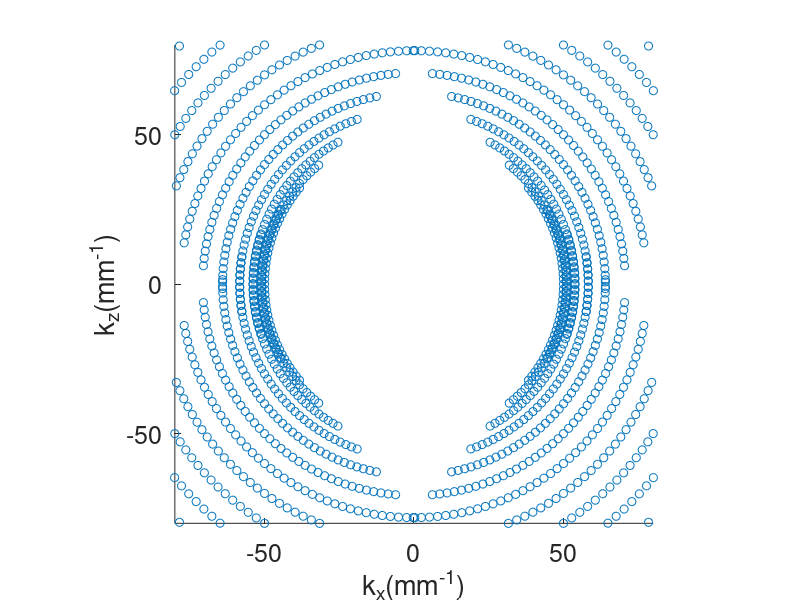

The MATLAB source for this figure:
% plot the fourier plane scanned using OS angle/ks in polar coordinates:
clearvars;

theta = -20:20;
Nbx   = [5];
L     = 100e-3;
Lobj  = 100e-3 ;
N = 2^10;

% frequency decimate unit
df0t = (1/Lobj) ;
ft = (-N/2:(N/2-1))*df0t;
df0s = (1/L) ;
fs = Nbx*df0s ;

figure('DefaultAxesFontSize',18); 
title('Fourier plane')

Lobj = 50e-3;
for i = 1:length(fs)
    
    [FT,THETA] = meshgrid(ft,2*pi*theta/180);
    KX = FT.*sin(THETA) + fs(i)*cos(THETA) ;
    KZ = FT.*cos(THETA) - fs(i)*sin(THETA) ;
    scatter([KX(:);-KX(:)],[KZ(:);-KZ(:)])

    axis([-4/Lobj 4/Lobj -4/Lobj 4/Lobj])
    axis equal
    xlabel('k_x(mm^{-1})')
    ylabel('k_z(mm^{-1})')
    hold on
    drawnow
end
